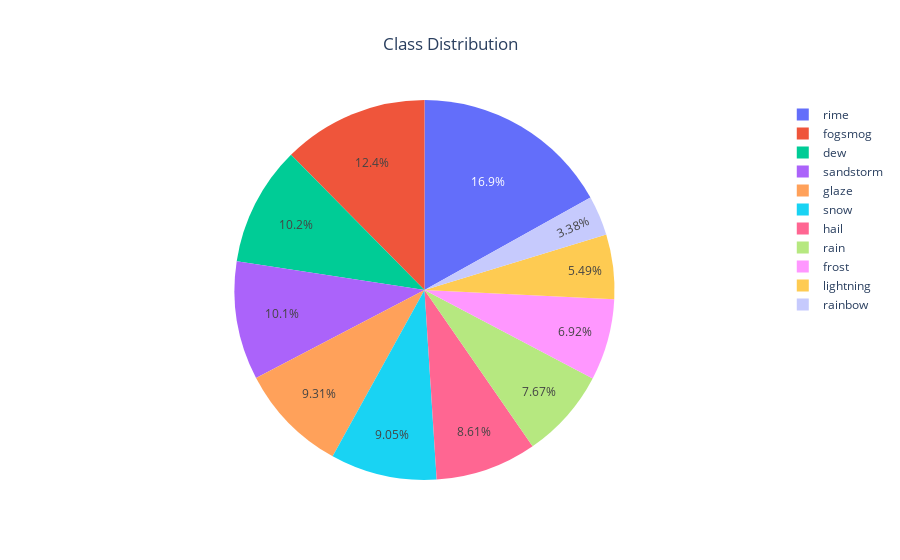

Notebook code for this chart:
### Markdown cell above
Data - Visualization

### Code cell
fig = px.pie(names=class_names, values=class_dis, title="Class Distribution")
fig.update_layout({'title':{'x':0.5}})
fig.show()

### Figure 1 — Plotly figure (JSON) as saved in the notebook; plotly's stock layout.template omitted (floating-point values rounded to 4 significant figures)
{"data": [{"domain": {"x": [0, 1], "y": [0, 1]}, "hovertemplate": "label=%{label}<br>value=%{value}<extra></extra>", "labels": ["dew", "fogsmog", "frost", "glaze", "hail", "lightning", "rain", "rainbow", "rime", "sandstorm", "snow"], "legendgroup": "", "name": "", "showlegend": true, "type": "pie", "values": [698, 851, 475, 639, 591, 377, 526, 232, 1160, 692, 621]}], "layout": {"legend": {"tracegroupgap": 0}, "title": {"text": "Class Distribution", "x": 0.5}}}
